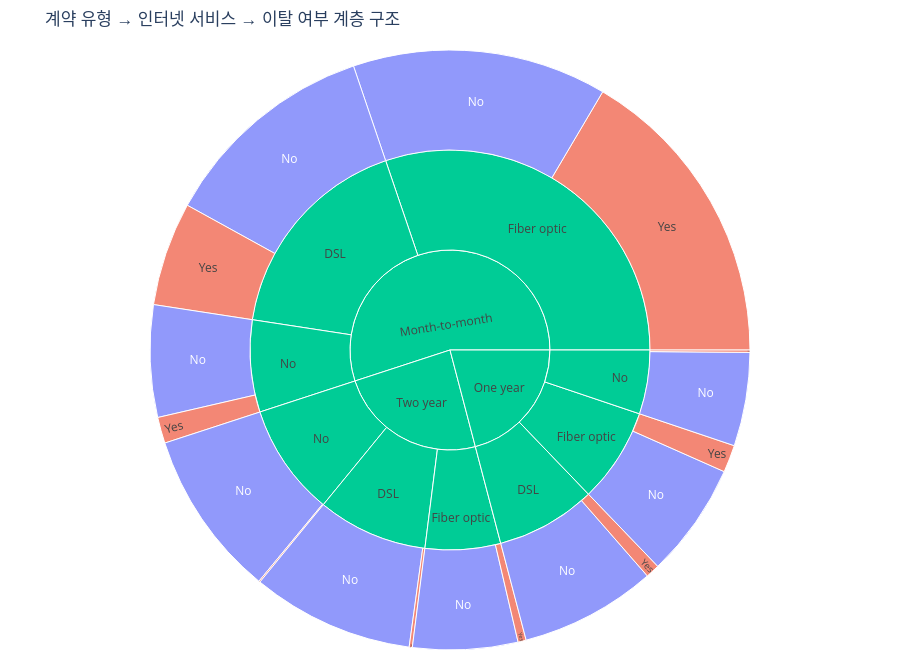

The notebook cell saved with this chart:
### Markdown cell above
### 4-1. 선버스트 차트 — 계약→인터넷→이탈 계층 구조

### Code cell
fig = px.sunburst(
    df,
    path=['Contract', 'Internet Service', 'Churn Label'],
    values='Count',
    color='Churn Label',
    color_discrete_map={'Yes':'#EF553B', 'No':'#636EFA'},
    title='계약 유형 → 인터넷 서비스 → 이탈 여부 계층 구조',
    height=650
)
fig.update_layout(margin=dict(t=50, b=0, l=0, r=0))
fig.show()

### Figure 1 — Plotly figure (JSON) as saved in the notebook; plotly's stock layout.template omitted (floating-point values rounded to 4 significant figures)
{"data": [{"branchvalues": "total", "customdata": [["(?)"], ["(?)"], ["(?)"], ["(?)"], ["(?)"], ["(?)"], ["(?)"], ["(?)"], ["(?)"], ["(?)"], ["(?)"], ["(?)"], ["No"], ["No"], ["No"], ["No"], ["No"], ["No"], ["No"], ["No"], ["No"], ["Yes"], ["Yes"], ["Yes"], ["Yes"], ["Yes"], ["Yes"], ["Yes"], ["Yes"], ["Yes"]], "domain": {"x": [0, 1], "y": [0, 1]}, "hovertemplate": "labels=%{label}<br>Count=%{value}<br>parent=%{parent}<br>id=%{id}<br>Churn Label=%{customdata[0]}<extra></extra>", "ids": ["One year", "Month-to-month", "Two year/DSL", "One year/No", "One year/DSL", "Two year/No", "One year/Fiber optic", "Two year/Fiber optic", "Month-to-month/No", "Month-to-month/Fiber optic", "Month-to-month/DSL", "Two year", "Month-to-month/No/No", "Two year/DSL/No", "One year/No/No", "Two year/Fiber optic/No", "Two year/No/No", "Month-to-month/Fiber optic/No", "One year/DSL/No", "Month-to-month/DSL/No", "One year/Fiber optic/No", "Two year/DSL/Yes", "One year/No/Yes", "One year/DSL/Yes", "Two year/No/Yes", "One year/Fiber optic/Yes", "Two year/Fiber optic/Yes", "Month-to-month/No/Yes", "Month-to-month/Fiber optic/Yes", "Month-to-month/DSL/Yes"], "labels": ["One year", "Month-to-month", "DSL", "No", "DSL", "No", "Fiber optic", "Fiber optic", "No", "Fiber optic", "DSL", "Two year", "No", "No", "No", "No", "No", "No", "No", "No", "No", "Yes", "Yes", "Yes", "Yes", "Yes", "Yes", "Yes", "Yes", "Yes"], "marker": {"colors": ["#00cc96", "#00cc96", "#00cc96", "#00cc96", "#00cc96", "#00cc96", "#00cc96", "#00cc96", "#00cc96", "#00cc96", "#00cc96", "#00cc96", "#636EFA", "#636EFA", "#636EFA", "#636EFA", "#636EFA", "#636EFA", "#636EFA", "#636EFA", "#636EFA", "#EF553B", "#EF553B", "#EF553B", "#EF553B", "#EF553B", "#EF553B", "#EF553B", "#EF553B", "#EF553B"]}, "name": "", "parents": ["", "", "Two year", "One year", "One year", "Two year", "One year", "Two year", "Month-to-month", "Month-to-month", "Month-to-month", "", "Month-to-month/No", "Two year/DSL", "One year/No", "Two year/Fiber optic", "Two year/No", "Month-to-month/Fiber optic", "One year/DSL", "Month-to-month/DSL", "One year/Fiber optic", "Two year/DSL", "One year/No", "One year/DSL", "Two year/No", "One year/Fiber optic", "Two year/Fiber optic", "Month-to-month/No", "Month-to-month/Fiber optic", "Month-to-month/DSL"], "type": "sunburst", "values": [1473.0, 3875.0, 628.0, 364.0, 570.0, 638.0, 539.0, 429.0, 524.0, 2128.0, 1223.0, 1695.0, 425.0, 616.0, 355.0, 398.0, 633.0, 966.0, 517.0, 829.0, 435.0, 12.0, 9.0, 53.0, 5.0, 104.0, 31.0, 99.0, 1162.0, 394.0]}], "layout": {"height": 650, "legend": {"tracegroupgap": 0}, "margin": {"b": 0, "l": 0, "r": 0, "t": 50}, "title": {"text": "계약 유형 → 인터넷 서비스 → 이탈 여부 계층 구조"}}}
